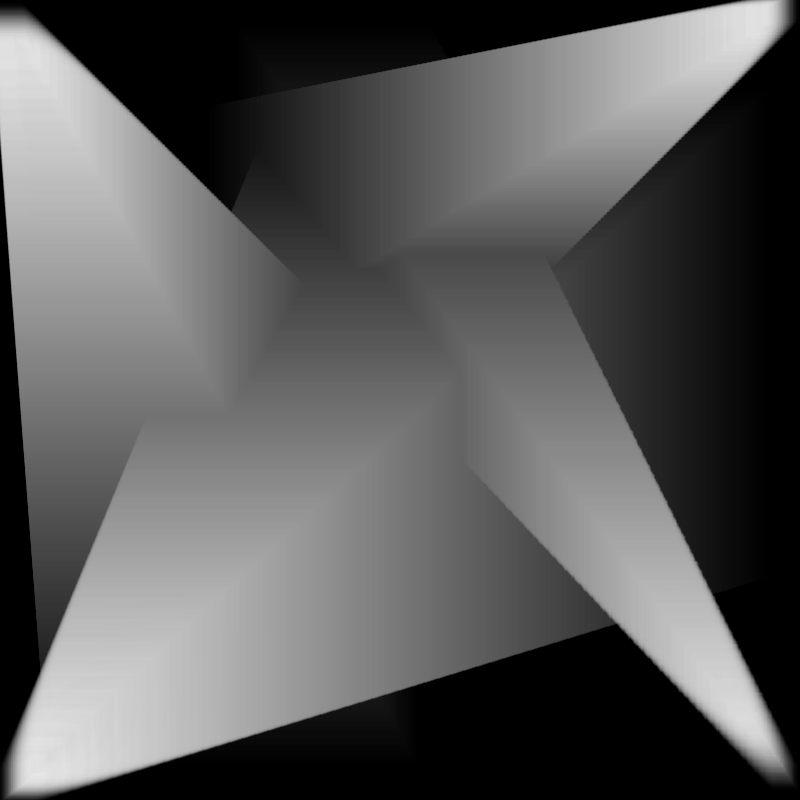
Frame 1 (no input)
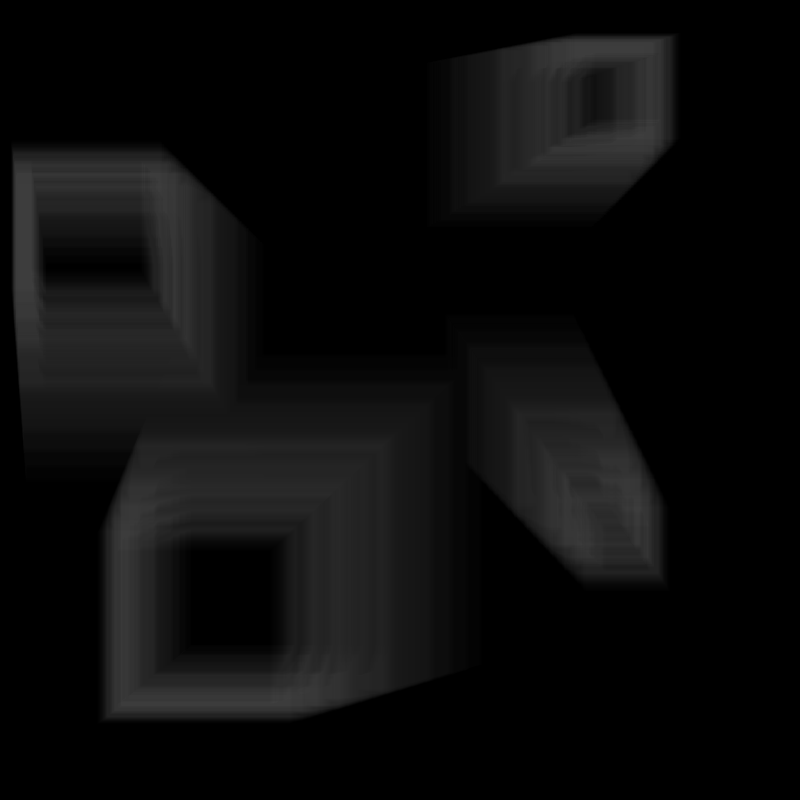
Frame 60 (the mouse pressed at the canvas centre just before this capture)
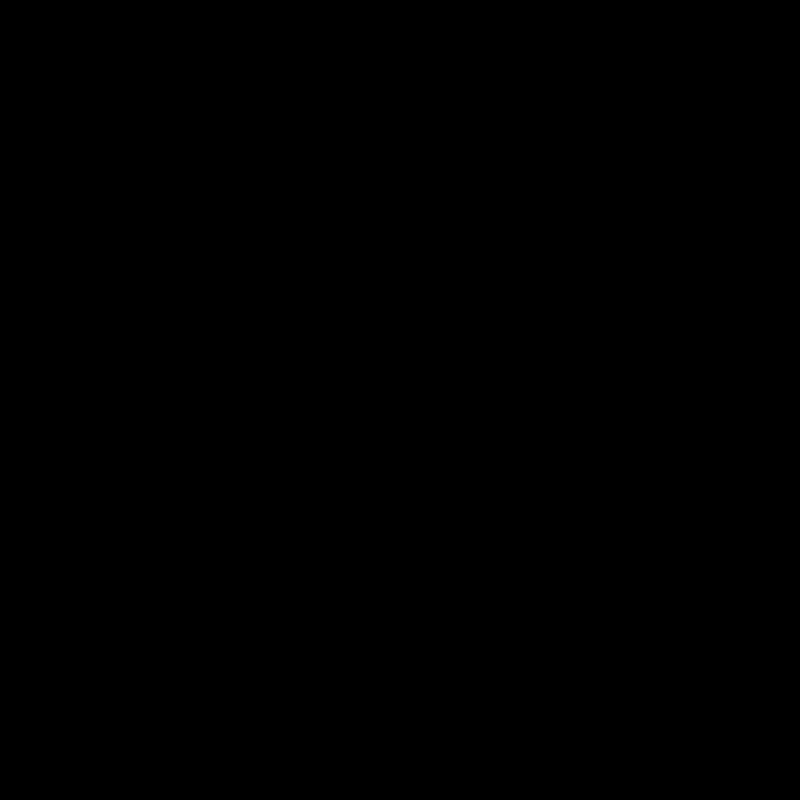
Frame 120 (the mouse held since frame 60 and released just before this capture)

The Processing sketch that drew these frames (run headless with seeded random() and noise(); from frame 60 on, the mouse is pressed at the canvas centre):

// Processing sketch: build
// ── build.pde
// Space-Illusionistic Drawing Algorithms : step_02

float d = 0;
float a = 0;
float speed = 0.01;

void setup() {
  size(800, 800);
}

void draw() {
  background(0);
  strokeWeight(20);
  noFill();
  rectMode(CENTER);

  for (int i = height - 100; i >= 0; i--) {
    d = dist(0, 0, 0, i);
    d = d * 255 / ((height-100));

    a = a + speed;
    if (a > 255 || a < 0) {
      speed *= -1;
    }

    stroke(255 - (d+a), (d-a));
    rect(i*2/6, i*5/6, i/2, i/2);
    rect(width-(i*4/6), height-(i*5.8/6), i/4, i/4);
    rect(i*4.5/6, height-(i*4/6), i/1.5, i/1.5);
    rect(width-(i*4/6), i*2/6, i/3, i/3);
  }
}
